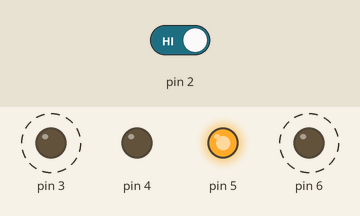
This sketch was run on a simulated Arduino Uno, built with avr-gcc and run on an emulated ATmega328P. Parts: output pins drawn as LEDs (lit = HIGH). Dashed ring = blinking. The test bench sets the inputs (shaded band); at power-on: pin 2 HIGH.

Above: at 3.3 s.
3.4 s: pin 2 driven LOW
At 5.6 s:
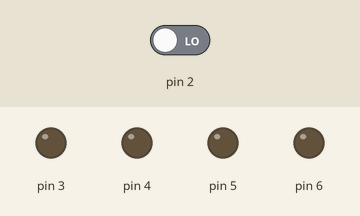
6.5 s: pin 2 driven HIGH
At 6.62 s:
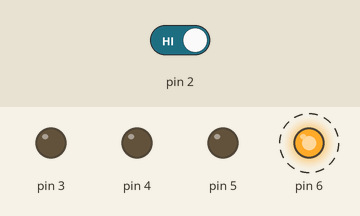
At 8.3 s:
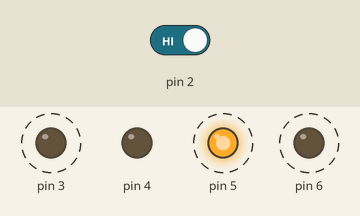
Timing chart, 0 to 17.0 s (numbered marks = the images above; inputs shaded):
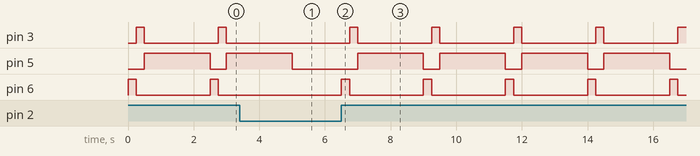

The sketch:

spaceShipInterface.ino
```cpp
int switchState = 0;
bool firstPress = false,
     systemReady = false;

void setup() {
  // put your setup code here, to run once:
  pinMode(3, OUTPUT);
  pinMode(4, OUTPUT);
  pinMode(5, OUTPUT);
  pinMode(6, OUTPUT);
  pinMode(2, INPUT);

}


//Red = 6
//Yellow = 3
//Green = 4
//Blue = 5

void loop() {
  // put your main code here, to run repeatedly:
  switchState = digitalRead(2);


    if(switchState == LOW){
      digitalWrite(3, LOW);
      digitalWrite(6, LOW);
      if(firstPress && systemReady){
        digitalWrite(4, HIGH);
      }
    }else{
      if(!firstPress)
        firstPress = true;

      if(systemReady){

          //system is ready... display blue for 2 seconds!!
          digitalWrite(4, 0);
          digitalWrite(5, HIGH);
          delay(2000);
          digitalWrite(5, LOW);
          systemReady = false;

      }else{


        digitalWrite(6, HIGH);
        digitalWrite(3, LOW);
        digitalWrite(5, LOW);

        delay(250);

        digitalWrite(6, LOW);
        digitalWrite(3, HIGH);
        digitalWrite(5, LOW);

        delay(250);
        digitalWrite(3, LOW);

        systemReady = true;

      }

    }


}
```

Measured:
- after the input at 3.4 s, pin 3: stays LOW (without the input it goes to HIGH after 1.9 s); pin 5: goes on until 5.0 s, then stays LOW; pin 6: stays LOW (without the input it goes to HIGH after 1.6 s)
- after the input at 6.5 s, pin 3: alternates HIGH for 0.25 s and LOW for 2.3 s, starting after 0.25 s; pin 5: alternates HIGH for 2.0 s and LOW for 0.50 s, starting after 0.50 s; pin 6: alternates HIGH for 0.25 s and LOW for 2.3 s, starting at once
- by itself, pin 3, pin 6: alternates HIGH for 0.25 s and LOW for 2.3 s
